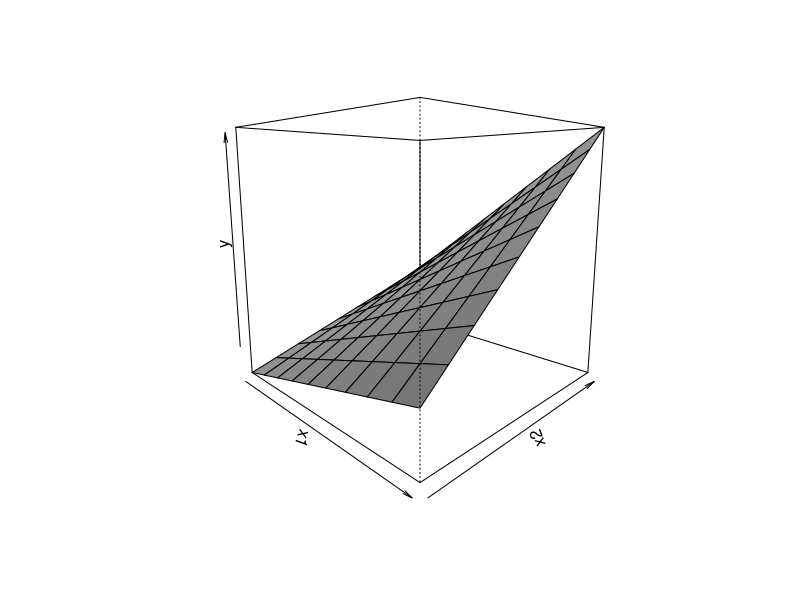
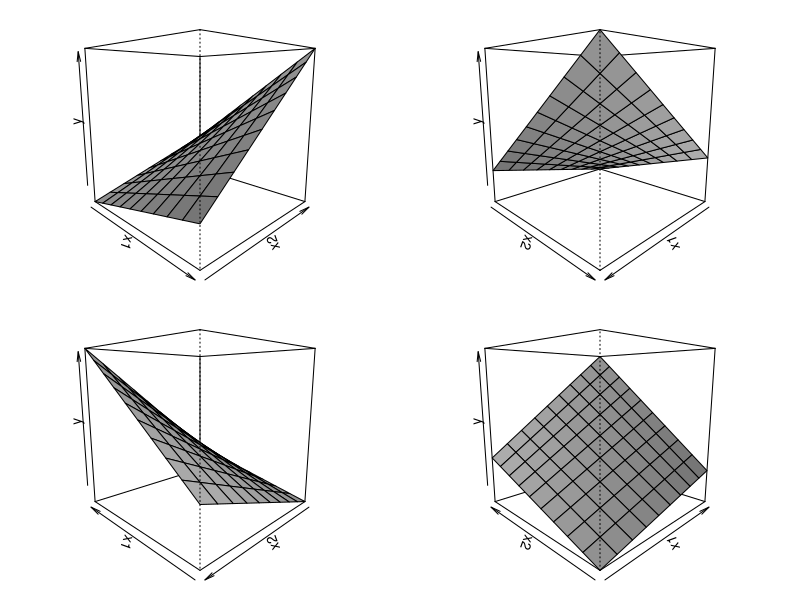
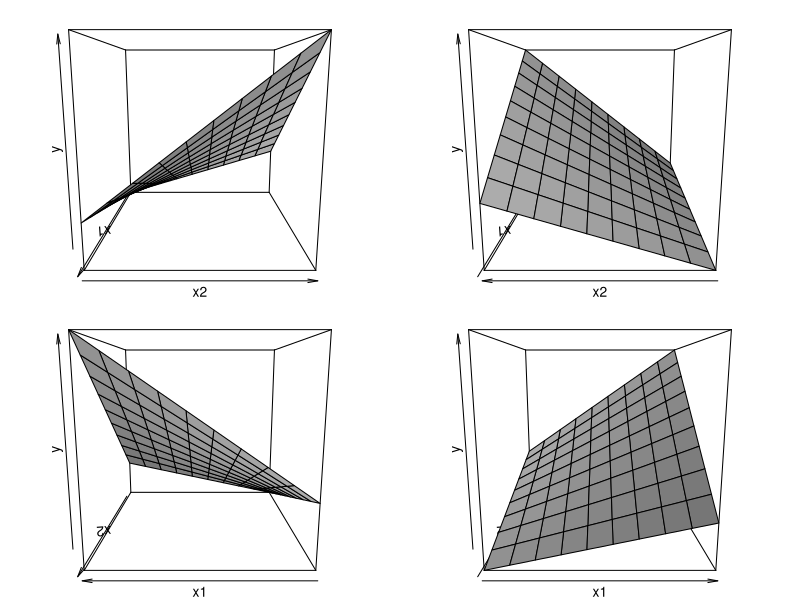
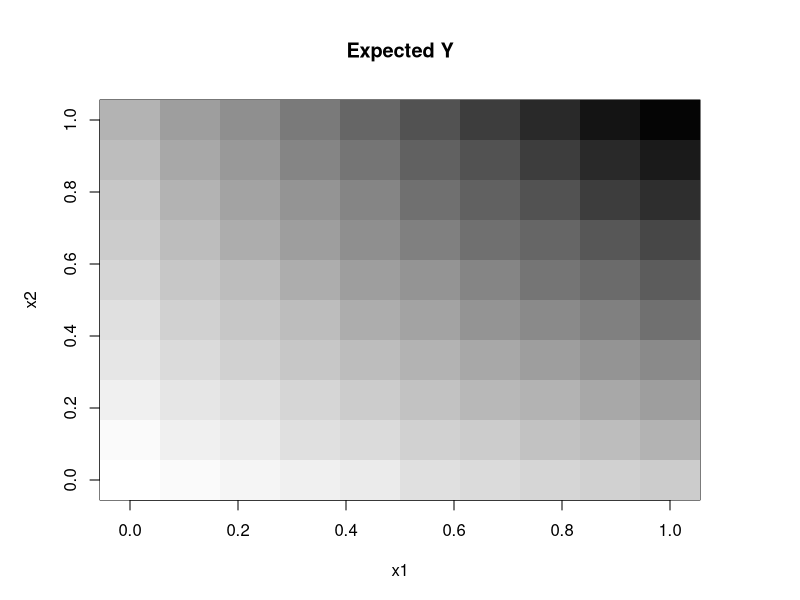
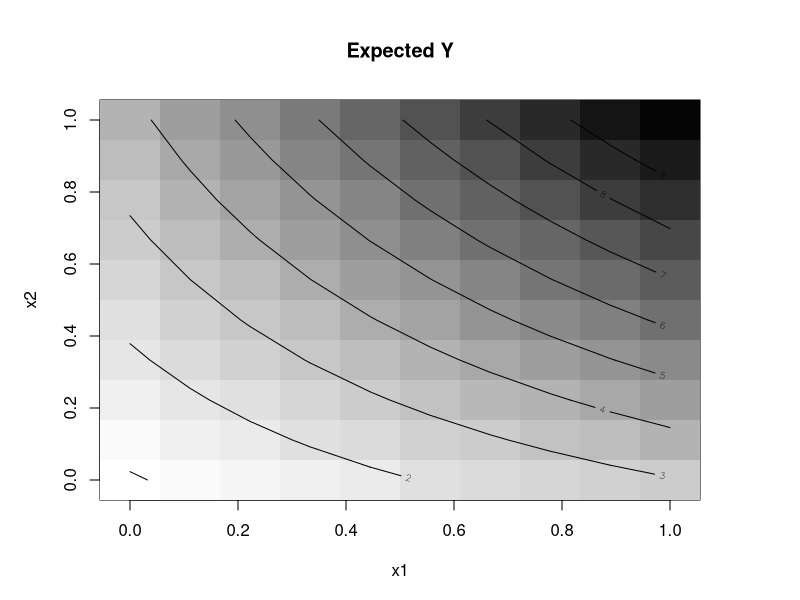
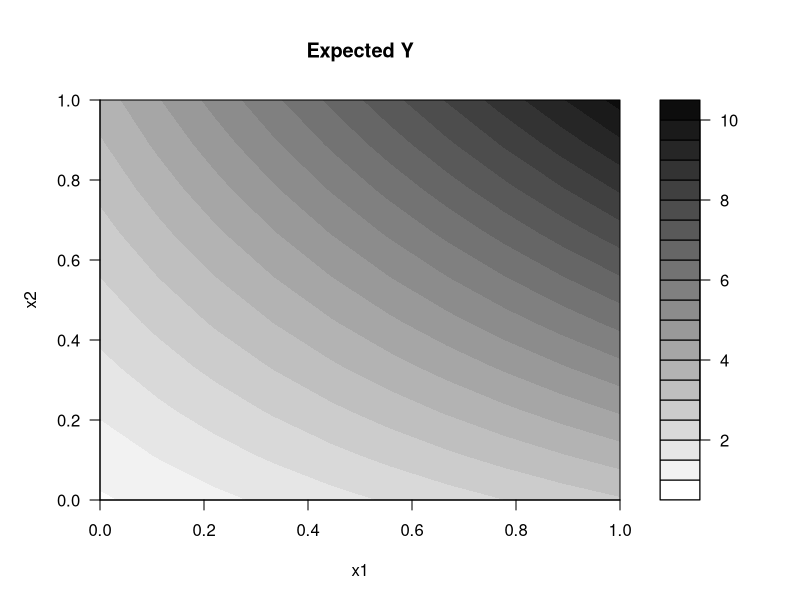

The R script that drew these images, in order:
#' # Interaction Plots #
#'
#' When we have continuous-by-continuous interactions in linear regression, it is impossible to directly interpret the coefficients on the interactions. It is actually just generally difficult to interpret these kinds of models. Often, a better approach is to translate one of the continuous variables into a factor and interpet the interaction-term coefficients on each level of that variable. Another approach is to visualize graphically. Both will give us the same inference.
#' Let's start with some fake data:
set.seed(1)
x1 <- runif(100,0,1)
x2 <- sample(1:10,100,TRUE)/10
y <- 1 + 2*x1 + 3*x2 + 4*x1*x2 + rnorm(100)
#' We've built a model that has a strong interaction between `x1` and `x2`. We can model this as a continuous interaction:
m <- lm(y~x1*x2)
#' Alternatively, we can treat `x2` as a factor (because, while approximately continuous, it only takes on 10 discrete values):
m2 <- lm(y~x1*factor(x2))
#' Let's look at the output of both models and see if we can make sense of them:
summary(m)
summary(m2)
#' For our continuous-by-continuous interaction model, we have the interaction expressed as a single number: ~5.96. This doesn't tell us anything useful because its only interpretation is the additionaly expected value of `y` as an amount added to the intercept plus the coefficients on each covariate (but only for the point at which `x1==1` and `x2==1`). Thus, while we might be inclined to talk about this as an interaction term, it really isn't...it's just a mostly meaningless number.
#' In the second, continuous-by-factor model, things are more interpretable. Here our factor dummies for `x2` tell us the expected value of `y` (if added to the intercept) when `x1==0`. Similarly, the factor-"interaction" dummies tell us the expected value `y` (if added to the intercept and the coefficient on `x1`) when `x1==1`. These seem more interpretable.
#'
#' ## Three-Dimensional Interaction Plotting ##
#' Another approach to understanding continuous-by-continuous interaction terms is to plot them. We saw above that the continuous-by-factor model, while intretable, required a lot of numbers (in a large table) to communicate the relationships between `x1`, `x2`, and `y`. R offers a number of plotting functions to visualize these kinds of interaction "response surfaces".
#'
#' Let's start by estimating predicted values. Because by `x1` and `x2` are scaled [0,1], we'll just create a single vector of values on the 0-1 scale and use that for both of our prediction values.
nx <- seq(0,1,length.out=10)
#' The use of the `outer` function here is, again, a convenience because our input values are scaled [0,1]. Essentially, it builds a 10-by-10 matrix of input values and predicts `y` for each combination of `x1` and `x2`.
z <- outer(nx,nx, FUN=function(a,b) predict(m,data.frame(x1=a,x2=b)))
#' We can look at the `z` matrix to see what is going on:
z
#' All of the resulting functions require us to use this `z` matrix as the "height" of the plot at each combination of `x1` and `x2`. Sounds a little crazy, but it will become clear once we do the plotting.
#'
#' ### Perspective plots ###
#' A perspective plot draws a "response surface" (i.e., the values of the `z` matrix) across a two-dimensional grid. The plot is what you might typically think of when you hear "three-dimensional graph".
#' Let's take a look:
persp(nx,nx,z, theta=45, phi=10, shade=.75, xlab='x1', ylab='x2', zlab='y')
#' Note: The `theta` parameter refers to the horizontal rotation of the plot and the `phi` parameter refers to the tilt of the plot (see `?persp`).
#' The plot shows us many things, especially:
#' 1. The vertical height of the surface is the expected (predicted) value of `y` at each combination of `x1` and `x2`.
#' 2. The slope of the surface on each edge of the plot is a marginal effect. In other words, the shallow slope on the lefthand face of the plot is the marginal effect of `x1` when `x2==0`. Similarly, the steep slope on the righthand face of the plot is the marginal effect of `x2` when `x1==1`. The other marginal effects (`x1|x2==1` and `x2|x1==0`) are hidden from our view on the back of the plot.
#'
#' There are two problems with perspective plots:
#' 1. Because they are two-dimensional representations of three-dimensional objects, their scales are deceiving. Clearly the "height" of the plot is bigger in the front than in the back. It is therefore only a heuristic.
#' 2. Because they are three-dimensional, we cannot see the entire plot at once (as evidence by the two hidden marginal effects discussed above).
#' There is nothing we can do about the first point, unless you want to use a 3D printer to print out the response surface. On the second point, however, we can see different rotations of the plot in order to get a better grasp on the various marginal effects.
#'
#' Let's look at two different sets of rotations. One showing four plots on the diagonal (like above):
par(mai=rep(.2,4))
layout(matrix(1:4,nrow=2, byrow=TRUE))
s <- sapply(c(45, 135, 225, 315), function(i)
    persp(nx,nx,z, theta=i, phi=10, shade=.75, xlab='x1', ylab='x2', zlab='y'))
#' The plot in the upper-left corner is the same one we saw above. But now, we see three additional rotations (imagine the plots rotating 90 degrees each, right-to-left), so the lower-right plot highlights the two "hidden" marginal effects from above.
#'
#' Another set of plots shows the same plot at right angles, thus highlighting the marginal effects at approximately true scale but masking much of the curviture of the response surface:
par(mai=rep(.2,4))
layout(matrix(1:4,nrow=2))
sapply(c(90, 180, 270, 360), function(i)
    persp(nx,nx,z, theta=i, phi=10, shade=.75, xlab='x1', ylab='x2', zlab='y'))
#' While this highlights the marginal effects somewhat nicely, the two left-hand plots are quite difficult to actually look at due to the shape of the interaction.
#' Note: The plots can be colored in many interesting ways, but the details are complicated (see `? persp`).
#'
#' ### Matrix Plots ###
#' Because the perspective plots are somewhat difficult to interpret, we might want to produce a two-dimensional representation that better highlights our interaction without the confusion of flattening a three-dimensional surface to two dimensions. The `image` function supplies us with a way to use color (or grayscale, in the case below) to show the values of `y` across the `x1`-by-`x2` matrix. We again supply arguments quite similar to above:
layout(1)
par(mai=rep(1,4))
image(nx,nx,z, xlab='x1', ylab='x2', main='Expected Y', col=gray(50:1/50))
#' Here, the darker colors represent higher values of `y`. Because the mind can't interpret color differences as well as it can interpret differences in slope, the interaction becomes somewhat muddled. For example, the marginal effect of `x2|x1==0` is much less steep than the marginal effect of `x2|x1==1`, but it is difficult to quantify that by comparing the difference between white and gray on the left-hand side of the plot to the difference between gray and black on the right-hand side of the plot (those differences in color representing the marignal effects.
#' We could redraw the plot with some contour lines to try to better see things:
image(nx,nx,z, xlab='x1', ylab='x2', main='Expected Y', col=gray(50:1/50))
contour(z=z, add=TRUE)
#' Here we see that when `x1==0`, a change in `x2` from 0 to 1 increases `y` from about 1 to about 4. By contrast, when `x1==0`, the same change in `x2` is from about 3 to about 10, which is substantially larger.
#' 
#' ### Contour lines ###
#' Since the contours seemed to make all of the difference in terms of interpretability above, we could just draw those instead without the underlying `image` matrix:
filled.contour(z=z, xlab='x1', ylab='x2', main='Expected Y', col=gray(20:1/20))
#' Here we see the same relationship highlighted by the contour lines, but they are nicely scaled and the plot supplies a gradient scale (at right) to help quantify the different colors.
#'
#' Thus we have several different ways to look at continuous-by-continuous interactions. All of these techniques have advantages and disadvantages, but all do a better job at clarifying the nature of the relationships between `x1`, `x2`, and `y` than does the standard regression model or even the continuous-by-factor model.
#'

